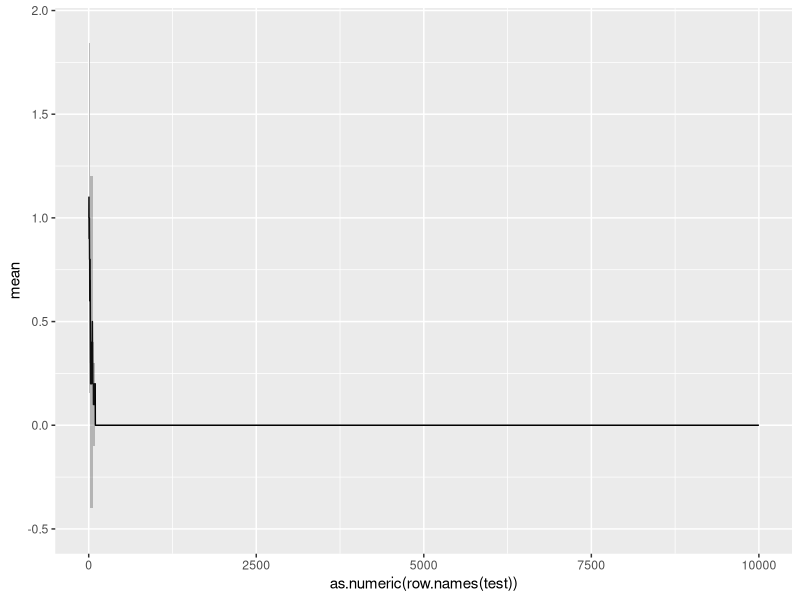

Source code (R): (Note: a time limit stopped this script after it produced the figure.)
library(ggplot2)
library(reshape2)
library(grid)
library(gridExtra)
####Functions####
#Per time step, generates the new generation
#i is population of A, N is total population
#Ra and Rb are fitness of A and B
generator <- function (i, N, Ra, Rb) {
  #Prob of A giving birth
  p.bir <- (Ra*i)/((Ra*i) + (Rb*(N-i)))
  
  #Prob of A dying
  p.death <- (i/N)
  
  
  #Selecting who gives birth
  if (runif(1) < p.bir) {
    i <- i + 1 #If we select a, then a grows by 1
  } else {
    i <- i #If we select b, then a is steady
  }
  
  
  #Selecting who dies
  if (runif(1) < p.death) {
    i <- i - 1 #If we select a, then a reduces by 1
  } else {
    i <- i #If we select b, then a is steady
  }
  
  #Spit out number of a
  return(i)
}

#Takes the generator function and performs it across
#Many time steps for a specified number of reps
#Spits out a Mean with upper and lower confidence bounds
moran.process <- function (i, N, Ra, Rb, rep, step) {

#Sets up a matrix where each row is a time step
#Each column is a replicate
mat <- matrix(nrow = step, ncol = rep)

#Recording the origial i for each rep reset
orig.i <- i

#Loop, for each p (a rep), calculate the needed generations
#Then reset back the original i and repeat for a new column
for (p in 1:rep) {
  i <- orig.i
  for (q in 1:step) {
    mat[q, p] <- i
    i <- generator(i, N = N, Ra = Ra, Rb = Rb)
  }
}

#Generating a summary matrix with mean and confidence intervals
sum.mat <- matrix(nrow = step, ncol = 3)

#First column is mean, and second column are standard error
sum.mat[,1] <- apply(mat, 1, mean)
sum.mat[,2] <- apply(mat, 1, function (x) (2*(sd(x))/sqrt(rep)))
sum.mat[,3] <- apply(mat, 1, function (x) (2*(sd(x))/sqrt(rep)))

#Lower Bound (95%)
sum.mat[,2] <- sum.mat[,1] - sum.mat[,2]

#Upper Bound (95%)
sum.mat[,3] <- sum.mat[,1] + sum.mat[,3]

#Naming columns
colnames(sum.mat) <- c("mean", "lower_bound", "upper_bound")

return(as.data.frame(sum.mat))
}

#Repeats generator function until i = 0 or N
#Returns number of time steps to extinction for x reps
extinguisher <- function (i, N, Ra, Rb, rep) {
  #Matrix to capture time steps to extinction
  mat <- matrix(nrow = rep, ncol = 1)
  
  #Retaining original i
  orig.i <- i
  

  
  #Run Moran Process Until i = 0 or i = N
  for (x in 1:rep) {
    #Start counter at 1, resets with each loop
    #logic is that if at i = N or 0, takes 0 steps to fix
    count <- 0
    
    #Reset i to original value
    i <- orig.i
    
    while (i != 0 & i != N)
    {
      i <- generator(i, N = N, Ra = Ra, Rb = Rb)
      count <- count + 1
    }
    
    #Record value in capture matrix
    mat[x, 1] <- count
    
  }
  
return(mat)  
  
}

#Repeats generator function until i = N
#If i = 0, restarts the function until i = N
#Returns average number of time steps to fixation of i
extinguisher.mut <- function (i, N, Ra, Rb, rep) {
  #Matrix to capture time steps to extinction
  mat <- matrix(nrow = rep, ncol = 1)
  
  #Retaining original i
  orig.i <- i
  
  #Run Moran Process Until i = 0 or i = N
  for (x in 1:rep) {
    #Start counter at 0, resets with each loop
    #logic is that if at i = N or 0, takes 0 steps to fix
    count <- 0
    
    #Reset i to original value
    i <- orig.i
    
    while (i != N) { #Keep loop going until i = N
      i <- generator(i, N = N, Ra = Ra, Rb = Rb) #Generate new i
      if (i == 0) { #if i goes extinct, gotta reset everything
        count <- 0 #count resets to 0
        i <- orig.i #i resets to original value
      } else {
        count <- count + 1 #If i didn't go to 0, add 1 to count
      }
    }
    #Record value in capture matrix
    mat[x, 1] <- count
    
  }
  
  #Returns average and standard deviation
  return(c(mean(mat), sd(mat)))
  
}


#Repeats generator function for a specified number of steps
#Asks if extinction was reached
#Reports proportion of reps that reached extinction 
fixer <- function (i, N, Ra, Rb, rep, step) {
#Sets counter to 0
count <- 0

#Record original i
orig.i <- i

  for (p in 1:rep) { #For how many ever reps
    i <- orig.i #Ensure i is set to original value
    for (q in 1:step) {
      i <- generator(i, N = N, Ra = Ra, Rb = Rb) #Run Moran Process for specified steps
    }
    if (i == N | i == 0) { #if i reaches extinaction, add 1 to counter
      count <- count + 1} else { #if it didn't, add zero to counter
        count <- count + 0
      }
  }

prop <- (count/rep) #Proportion of reps that reached extinction
return(prop)
}


#Repeats generator function for a specified number of steps
#Asks specifically if i (the mutant) has fixed
#Reports proportion of reps that reached fixation of i
fixer.mut <- function (i, N, Ra, Rb, rep) {
  #Sets counter to 0
  count <- 0
  
  #Record original i
  orig.i <- i
  
  for (p in 1:rep) { #For how many ever reps
    i <- orig.i #Ensure i is set to original value
    while (i != 0 & i != N)
    {
      i <- generator(i, N = N, Ra = Ra, Rb = Rb)
    }
    if (i == N) { #if i reaches fixation, add 1 to counter
      count <- count + 1} else { #if it didn't, add zero to counter
        count <- count + 0
      }
  }
  
  prop <- (count/rep) #Proportion of reps that reached extinction
  return(prop)
}


####Question 1: Basic Process over different N, N_0, and r####
#testing this out
test <- moran.process(1, 10, 1, 2, 10, 10000)

#test plot
ggplot(test, aes(x = as.numeric(row.names(test)), y = mean)) +
    geom_line()+
    geom_ribbon(aes(ymin=lower_bound,ymax=upper_bound), alpha=0.3)


#Set of populations
pop <- c(10, 100, 1000, 10000)

#Set of initial proportions of A
init.prop <- c(.3, .5, .7)

#Number of time steps
step <- 5000

vars <- as.data.frame(expand.grid(
                              N = pop,
                              i = init.prop, 
                              Ra = c(0.5, 0.75, 0.9, 0.99, 1, 1.01, 1.1, 1.5, 2),
                              Rb = 1, 
                              rep = 20, 
                              step = step))

#True initial i based off proportion of N
vars$i <- vars$i*vars$N

#applying all the variables to function
master <- mapply(moran.process, i = vars$i, 
                                N = vars$N, 
                                Ra = vars$Ra, 
                                Rb = vars$Rb, 
                                rep = vars$rep, 
                                step = vars$step, SIMPLIFY = FALSE)

#creating a dataframe 
master.sum <- do.call(rbind, master)

#Appending original variable  to the results
for (q in 1:nrow(vars)) {
  master.sum$i[(1+step*(q-1)):(step*q)] <- vars$i[q]
  master.sum$N[(1+step*(q-1)):(step*q)] <- vars$N[q]
  master.sum$R[(1+step*(q-1)):(step*q)] <- vars$Ra[q]
  master.sum$time[(1+step*(q-1)):(step*q)] <- 1:step
}

#Normalizing initial population and mean
master.sum$mean <- master.sum$mean/master.sum$N
master.sum$upper_bound <- master.sum$upper_bound/master.sum$N
master.sum$lower_bound <- master.sum$lower_bound/master.sum$N
master.sum$i <- master.sum$i/master.sum$N

#Converting initial pop, total pop size, and fitness ratio to factors
master.sum$i <- as.factor(master.sum$i)
master.sum$N <- as.factor(master.sum$N)
master.sum$R <- as.factor(master.sum$R)

#Naming Things Well
levels(master.sum$i) <- c("Init. Proportion of A = .3",
                          "Init. Proportion of A = .5",
                          "Init. Proportion of A = .7")

levels(master.sum$N) <- c("Total Population = 10",
                          "Total Population = 100",
                          "Total Population = 1000",
                          "Total Population = 10000")

#Changing order of levels for plot
master.sum$i <- factor(master.sum$i, levels = c("Init. Proportion of A = .7",
                                                "Init. Proportion of A = .5",
                                                "Init. Proportion of A = .3")) 





#Plotting everything
fig.1 <- ggplot(master.sum, aes(x = time, y = mean, color=R,
                       ymin=lower_bound, ymax=upper_bound, fill = R)) +
  geom_line() +
  geom_ribbon(alpha=0.3, color = NA) +
  facet_grid(i ~ N) +
  labs(color = "Fitness Ratio \nof A/B",
       fill = "Fitness Ratio \nof A/B",
       x = "Time Steps",
       y = "Proportion of A in Population",
       subtitle = "")  + 
  guides(fill = guide_legend(reverse = TRUE),
         color = guide_legend(reverse = TRUE))

#Saving as PNG
ggsave("Moran_Eash.png", plot = fig.1,
       scale = 1, width = 12, height = 8, units = "in",
       dpi = 400)

####Question 2: Extinction Times over different N, N_0 and r####
#Set of populations
pop <- c(10, 50, 100, 500)

#Set of initial proportions of A
init.prop <- c(.3, .5, .7)

rep <- 100

vars <- as.data.frame(expand.grid(
  N = pop,
  i = init.prop, 
  Ra = c(0.5, 0.75, 0.9, 0.99, 1, 1.01, 1.1, 1.5, 2),
  Rb = 1, 
  rep = 100))

#True initial i based off proportion of N
vars$i <- vars$i*vars$N

#applying all the variables to function
master <- mapply(extinguisher, i = vars$i, 
                 N = vars$N, 
                 Ra = vars$Ra, 
                 Rb = vars$Rb, 
                 rep = vars$rep, SIMPLIFY = FALSE)

master.sum <- do.call(rbind, master)
master.sum <- as.data.frame(master.sum)

#Appending original variable  to the results
for (q in 1:nrow(vars)) {
  master.sum$i[(1+rep*(q-1)):(rep*q)] <- vars$i[q]
  master.sum$N[(1+rep*(q-1)):(rep*q)] <- vars$N[q]
  master.sum$R[(1+rep*(q-1)):(rep*q)] <- vars$Ra[q]
  master.sum$rep[(1+rep*(q-1)):(rep*q)] <- 1:rep
}


#Converting i back to porpotion 
master.sum$i <- master.sum$i/master.sum$N

#Converting initial pop, total pop size, and fitness ratio to factors
master.sum$i <- as.factor(master.sum$i)
master.sum$N <- as.factor(master.sum$N)
master.sum$R <- as.factor(master.sum$R)


#Naming Things Well
levels(master.sum$i) <- c("Init. Proportion of A = .3",
                          "Init. Proportion of A = .5",
                          "Init. Proportion of A = .7")

levels(master.sum$N) <- c("Total Population = 10",
                          "Total Population = 50",
                          "Total Population = 100",
                          "Total Population = 500")

#Changing order of levels for plot
master.sum$i <- factor(master.sum$i, levels = c("Init. Proportion of A = .7",
                                                "Init. Proportion of A = .5",
                                                "Init. Proportion of A = .3")) 


fig.2 <- ggplot(master.sum, aes(x = R, y = V1, color = i)) +
  scale_y_continuous(trans='log10') +
  geom_boxplot(outlier.shape = NA) +
  facet_grid(~N) +
  labs(color = "Initial Proportion of A",
       x = "Relative Fitness of A over B",
       y = "Average Extinction Time (LOG SCALE)",
       subtitle = "")  

#Saving as PNG
ggsave("extinct_time_Eash.png", plot = fig.2,
       scale = 1, width = 16, height = 8, units = "in",
       dpi = 400)

#####Question 3: Recreating Graphs####
#Graph 1 Fix probability vs Selective Advantage of Mutant
#N = 50
#Sims = 1500
#A = 1
#Selective Advtange ranges from 1 to 5 by .2
#Standard Error of Proportion
vars <- as.data.frame(expand.grid(
  N = 50,
  i = 1, 
  Ra = seq(1, 5 ,.2),
  Rb = 1, 
  rep = 1000))

fig3a.dat <- mapply(fixer.mut, i = vars$i, N = vars$N, 
                    Ra = vars$Ra, Rb = vars$Rb, 
                    rep = vars$rep, SIMPLIFY = TRUE)


fig3a.dat.form <- as.data.frame(cbind(vars, fig3a.dat))
fig3a.dat.form$err <- sqrt((fig3a.dat.form$fig3a.dat*(1-fig3a.dat.form$fig3a.dat))/fig3a.dat.form$rep)


fig.3a <- ggplot(fig3a.dat.form, aes(x = Ra, y = fig3a.dat, 
                                     ymin=fig3a.dat-err, ymax=fig3a.dat+err)) +
  geom_point() + 
  geom_ribbon(alpha=0.3, color = NA) +
  labs(x = "Relative Fitness of Mutant A over B",
       y = "Fixation Probability \n(1000 Simulations)",
       subtitle = "") + 
  annotate(geom="text", x=4, y=.1, label="N = 50 \nInitial Mutant A Population = 1",
                                 color="black")

fig.3a



#Graph 2 Fix Time vs Selective Advantage of Mutant
#N = 50
#Rep = 50
#A = 1
#Selective Advtange ranges from 1 to 5 by .2
#Standard Error of Mean
vars <- as.data.frame(expand.grid(
    N = 50,
    i = 1, 
    Ra = seq(1, 5 ,.2),
    Rb = 1, 
    rep = 1000))

fig3b.dat <- mapply(extinguisher.mut, i = vars$i, N = vars$N, 
                    Ra = vars$Ra, Rb = vars$Rb, 
                    rep = vars$rep, SIMPLIFY = TRUE)

fig3b.dat.form <- as.data.frame(cbind(vars, t(fig3b.dat)))
colnames(fig3b.dat.form) <- c("N", "i", "Ra", "Rb", 
                              "rep", "mean", "sd") 

fig3b.dat.form$sderr <- fig3b.dat.form$sd/sqrt(fig3b.dat.form$rep)


fig.3b <- ggplot(fig3b.dat.form, aes(x = Ra, y = mean, 
                                     ymin=mean-sderr, ymax=mean+sderr)) +
  scale_y_continuous(trans='log10') +
  geom_point() + 
  geom_ribbon(alpha=0.3, color = NA) +
  labs(x = "Relative Fitness of Mutant A over B",
       y = "Fixation Time if \nMutant A Fixes (1000 Simulations)",
       subtitle = "") + 
  annotate(geom="text", x=4.2, y=2000, label="N = 50 \nInitial Mutant A Population = 1",
           color="black")

fig.3b

#Graph 3 Fix probability vs Population Size
#Fitness = 1.1
#A = 1
#Sims = 50
#Population Size from 0 to 100 by 5
#Standard Error of Proportion
vars <- as.data.frame(expand.grid(
  N = seq(5, 100 , 5),
  i = 1, 
  Ra = 1.1,
  Rb = 1, 
  rep = 2000))

fig3c.dat <- mapply(fixer.mut, i = vars$i, N = vars$N, 
                    Ra = vars$Ra, Rb = vars$Rb, 
                    rep = vars$rep, SIMPLIFY = TRUE)


fig3c.dat.form <- as.data.frame(cbind(vars, fig3c.dat))
fig3c.dat.form$err <- sqrt((fig3c.dat.form$fig3c.dat*(1-fig3c.dat.form$fig3c.dat))/fig3c.dat.form$rep)


fig.3c <- ggplot(fig3c.dat.form, aes(x = N, y = fig3c.dat, 
                                     ymin=fig3c.dat-err, ymax=fig3c.dat+err)) +
  geom_point() + 
  geom_ribbon(alpha=0.3, color = NA) +
  labs(x = "Total Population",
       y = "Fixation Probability \n(2000 Simulations)",
       subtitle = "") + 
  annotate(geom="text", x=75, y=.45, label="R = 1.1 \nInitial Mutant A Population = 1",
           color="black")

fig.3c

#Graph 3 Fix Time vs Population Size
#Fitness = 1.1
#A = 1
#Rep = 50
#Population Size from 0 to 100 by 5
#Standard Error of Mean
vars <- as.data.frame(expand.grid(
  N = seq(5, 100 , 5),
  i = 1, 
  Ra = 1.1,
  Rb = 1, 
  rep = 100))

fig3d.dat <- mapply(extinguisher.mut, i = vars$i, N = vars$N, 
                    Ra = vars$Ra, Rb = vars$Rb, 
                    rep = vars$rep, SIMPLIFY = TRUE)

fig3d.dat.form <- as.data.frame(cbind(vars, t(fig3d.dat)))
colnames(fig3d.dat.form) <- c("N", "i", "Ra", "Rb", 
                              "rep", "mean", "sd") 

fig3d.dat.form$sderr <- fig3d.dat.form$sd/sqrt(fig3d.dat.form$rep)


fig.3d <- ggplot(fig3d.dat.form, aes(x = N, y = mean, 
                                     ymin=mean-sderr, ymax=mean+sderr)) +
  scale_y_continuous(trans='log10') +
  geom_point() + 
  geom_ribbon(alpha=0.3, color = NA) +
  labs(x = "Total Population",
       y = "Fixation Time if \nMutant A Fixes (100 Simulations)",
       subtitle = "") + 
  annotate(geom="text", x=75, y=300, label="R = 1.1 \nInitial Mutant A Population = 1",
           color="black")

fig.3d

#Correcting scales
fig.3a <- fig.3a + ylim(0, 1)
fig.3c <- fig.3c + ylim(0, 1)
fig.3b <- fig.3b + scale_y_continuous(trans='log10', limits = c(3, 7000))
fig.3d <- fig.3d + scale_y_continuous(trans='log10', limits = c(3, 7000))


png(filename = "Eash_frean_traulsen_fig_recreate.png",
    width = 14, height = 8, units = "in", res = 600)

grid.arrange(fig.3a, fig.3c, fig.3b, fig.3d, ncol = 2)

dev.off()
